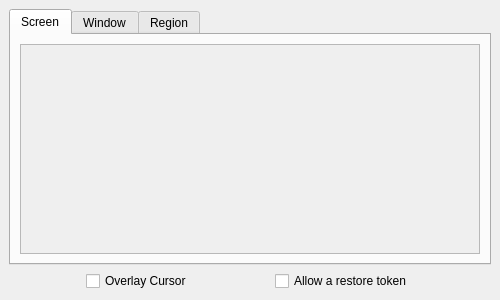
<?xml version="1.0" encoding="UTF-8"?>
<ui version="4.0">
 <class>MainPicker</class>
 <widget class="QMainWindow" name="MainPicker">
  <property name="geometry">
   <rect>
    <x>0</x>
    <y>0</y>
    <width>500</width>
    <height>300</height>
   </rect>
  </property>
  <property name="sizePolicy">
   <sizepolicy hsizetype="Minimum" vsizetype="Minimum">
    <horstretch>0</horstretch>
    <verstretch>0</verstretch>
   </sizepolicy>
  </property>
  <property name="minimumSize">
   <size>
    <width>500</width>
    <height>300</height>
   </size>
  </property>
  <property name="maximumSize">
   <size>
    <width>1920</width>
    <height>800</height>
   </size>
  </property>
  <property name="windowTitle">
   <string>Select what to share</string>
  </property>
  <widget class="QWidget" name="centralwidget">
   <property name="sizePolicy">
    <sizepolicy hsizetype="Preferred" vsizetype="Preferred">
     <horstretch>0</horstretch>
     <verstretch>0</verstretch>
    </sizepolicy>
   </property>
   <property name="minimumSize">
    <size>
     <width>0</width>
     <height>0</height>
    </size>
   </property>
   <property name="maximumSize">
    <size>
     <width>1280</width>
     <height>800</height>
    </size>
   </property>
   <layout class="QVBoxLayout" name="verticalLayout_2">
    <item>
     <layout class="QVBoxLayout" name="verticalLayout">
      <item>
       <widget class="QTabWidget" name="tabWidget">
        <property name="sizePolicy">
         <sizepolicy hsizetype="Expanding" vsizetype="Expanding">
          <horstretch>0</horstretch>
          <verstretch>0</verstretch>
         </sizepolicy>
        </property>
        <property name="minimumSize">
         <size>
          <width>0</width>
          <height>0</height>
         </size>
        </property>
        <property name="maximumSize">
         <size>
          <width>16777215</width>
          <height>16777215</height>
         </size>
        </property>
        <property name="focusPolicy">
         <enum>Qt::FocusPolicy::StrongFocus</enum>
        </property>
        <property name="toolTip">
         <string/>
        </property>
        <property name="tabPosition">
         <enum>QTabWidget::TabPosition::North</enum>
        </property>
        <property name="currentIndex">
         <number>0</number>
        </property>
        <widget class="QWidget" name="screens">
         <property name="sizePolicy">
          <sizepolicy hsizetype="Expanding" vsizetype="Expanding">
           <horstretch>0</horstretch>
           <verstretch>0</verstretch>
          </sizepolicy>
         </property>
         <property name="layoutDirection">
          <enum>Qt::LayoutDirection::LeftToRight</enum>
         </property>
         <attribute name="title">
          <string>Screen</string>
         </attribute>
         <layout class="QGridLayout" name="gridLayout_2">
          <item row="0" column="0">
           <widget class="QScrollArea" name="scrollArea">
            <property name="sizePolicy">
             <sizepolicy hsizetype="MinimumExpanding" vsizetype="MinimumExpanding">
              <horstretch>0</horstretch>
              <verstretch>0</verstretch>
             </sizepolicy>
            </property>
            <property name="focusPolicy">
             <enum>Qt::FocusPolicy::NoFocus</enum>
            </property>
            <property name="horizontalScrollBarPolicy">
             <enum>Qt::ScrollBarPolicy::ScrollBarAlwaysOff</enum>
            </property>
            <property name="sizeAdjustPolicy">
             <enum>QAbstractScrollArea::SizeAdjustPolicy::AdjustIgnored</enum>
            </property>
            <property name="widgetResizable">
             <bool>true</bool>
            </property>
            <property name="alignment">
             <set>Qt::AlignmentFlag::AlignLeading|Qt::AlignmentFlag::AlignLeft|Qt::AlignmentFlag::AlignTop</set>
            </property>
            <widget class="QWidget" name="scrollAreaWidgetContents">
             <property name="enabled">
              <bool>true</bool>
             </property>
             <property name="geometry">
              <rect>
               <x>0</x>
               <y>0</y>
               <width>456</width>
               <height>199</height>
              </rect>
             </property>
             <property name="sizePolicy">
              <sizepolicy hsizetype="Ignored" vsizetype="MinimumExpanding">
               <horstretch>0</horstretch>
               <verstretch>0</verstretch>
              </sizepolicy>
             </property>
             <property name="minimumSize">
              <size>
               <width>0</width>
               <height>0</height>
              </size>
             </property>
             <property name="maximumSize">
              <size>
               <width>16777215</width>
               <height>16777215</height>
              </size>
             </property>
             <property name="focusPolicy">
              <enum>Qt::FocusPolicy::NoFocus</enum>
             </property>
             <layout class="QVBoxLayout" name="screensScrollAreaLayout">
              <property name="spacing">
               <number>6</number>
              </property>
              <property name="sizeConstraint">
               <enum>QLayout::SizeConstraint::SetDefaultConstraint</enum>
              </property>
             </layout>
            </widget>
           </widget>
          </item>
         </layout>
        </widget>
        <widget class="QWidget" name="windows">
         <property name="sizePolicy">
          <sizepolicy hsizetype="Expanding" vsizetype="Expanding">
           <horstretch>0</horstretch>
           <verstretch>0</verstretch>
          </sizepolicy>
         </property>
         <attribute name="title">
          <string>Window</string>
         </attribute>
         <layout class="QGridLayout" name="gridLayout_3">
          <item row="0" column="0">
           <widget class="QScrollArea" name="scrollArea_2">
            <property name="sizePolicy">
             <sizepolicy hsizetype="MinimumExpanding" vsizetype="MinimumExpanding">
              <horstretch>0</horstretch>
              <verstretch>0</verstretch>
             </sizepolicy>
            </property>
            <property name="focusPolicy">
             <enum>Qt::FocusPolicy::NoFocus</enum>
            </property>
            <property name="horizontalScrollBarPolicy">
             <enum>Qt::ScrollBarPolicy::ScrollBarAlwaysOff</enum>
            </property>
            <property name="widgetResizable">
             <bool>true</bool>
            </property>
            <property name="alignment">
             <set>Qt::AlignmentFlag::AlignLeading|Qt::AlignmentFlag::AlignLeft|Qt::AlignmentFlag::AlignTop</set>
            </property>
            <widget class="QWidget" name="scrollAreaWidgetContents_2">
             <property name="geometry">
              <rect>
               <x>0</x>
               <y>0</y>
               <width>456</width>
               <height>199</height>
              </rect>
             </property>
             <property name="sizePolicy">
              <sizepolicy hsizetype="Ignored" vsizetype="MinimumExpanding">
               <horstretch>0</horstretch>
               <verstretch>0</verstretch>
              </sizepolicy>
             </property>
             <property name="minimumSize">
              <size>
               <width>0</width>
               <height>0</height>
              </size>
             </property>
             <property name="focusPolicy">
              <enum>Qt::FocusPolicy::NoFocus</enum>
             </property>
             <layout class="QVBoxLayout" name="windowsScrollAreaLayout">
              <property name="sizeConstraint">
               <enum>QLayout::SizeConstraint::SetDefaultConstraint</enum>
              </property>
             </layout>
            </widget>
           </widget>
          </item>
         </layout>
        </widget>
        <widget class="QWidget" name="region">
         <property name="sizePolicy">
          <sizepolicy hsizetype="Expanding" vsizetype="Expanding">
           <horstretch>0</horstretch>
           <verstretch>0</verstretch>
          </sizepolicy>
         </property>
         <property name="maximumSize">
          <size>
           <width>16777215</width>
           <height>16777215</height>
          </size>
         </property>
         <property name="layoutDirection">
          <enum>Qt::LayoutDirection::LeftToRight</enum>
         </property>
         <property name="autoFillBackground">
          <bool>false</bool>
         </property>
         <attribute name="title">
          <string>Region</string>
         </attribute>
         <layout class="QGridLayout" name="gridLayout">
          <property name="sizeConstraint">
           <enum>QLayout::SizeConstraint::SetDefaultConstraint</enum>
          </property>
         </layout>
        </widget>
       </widget>
      </item>
      <item>
       <layout class="QHBoxLayout" name="horizontalLayout">
        <property name="leftMargin">
         <number>0</number>
        </property>
        <item>
         <widget class="QCheckBox" name="cursorCheckBox">
          <property name="sizePolicy">
           <sizepolicy hsizetype="Fixed" vsizetype="Fixed">
            <horstretch>0</horstretch>
            <verstretch>0</verstretch>
           </sizepolicy>
          </property>
          <property name="focusPolicy">
           <enum>Qt::FocusPolicy::ClickFocus</enum>
          </property>
          <property name="toolTip">
           <string>By selecting this, the compositor will overlay the cursor onto the capture</string>
          </property>
          <property name="layoutDirection">
           <enum>Qt::LayoutDirection::LeftToRight</enum>
          </property>
          <property name="text">
           <string>Overlay Cursor</string>
          </property>
         </widget>
        </item>
        <item>
         <widget class="QCheckBox" name="restoreCheckBox">
          <property name="sizePolicy">
           <sizepolicy hsizetype="Fixed" vsizetype="Fixed">
            <horstretch>0</horstretch>
            <verstretch>0</verstretch>
           </sizepolicy>
          </property>
          <property name="focusPolicy">
           <enum>Qt::FocusPolicy::ClickFocus</enum>
          </property>
          <property name="toolTip">
           <string>By selecting this, the application will be given a restore token that it can use to skip prompting you next time.
Only select if you trust the application.</string>
          </property>
          <property name="layoutDirection">
           <enum>Qt::LayoutDirection::LeftToRight</enum>
          </property>
          <property name="text">
           <string>Allow a restore token</string>
          </property>
         </widget>
        </item>
       </layout>
      </item>
     </layout>
    </item>
   </layout>
  </widget>
 </widget>
 <tabstops>
  <tabstop>tabWidget</tabstop>
 </tabstops>
 <resources/>
 <connections/>
</ui>
